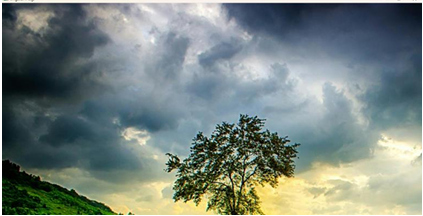
#> input picture sample.png, 423 x 216 px
$ python exp16.py   (older library calls are emulated)
#> lines starting #> are read from the running program, lines starting #| are printed output that depends on the picture
import cv2
import numpy as np
# Read the input image
image = cv2.imread("sample.png")  # Replace with your image file path
#> image is the input picture: shape (216, 423, 3); mean B, G, R 126.1, 131.6, 119.3
# Convert the image to grayscale
gray = cv2.cvtColor(image, cv2.COLOR_BGR2GRAY)
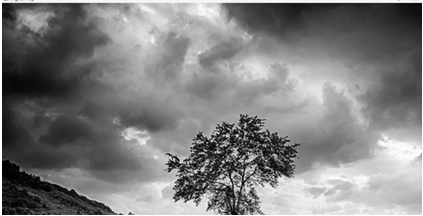
#> gray: shape (216, 423); min 0, max 255, mean 127.3
# Apply Sobel filter in X and Y directions
sobel_x = cv2.Sobel(gray, cv2.CV_64F, 1, 0, ksize=3)  # Gradient in X direction
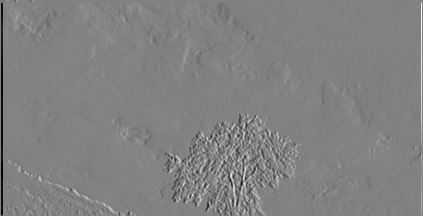
#> sobel_x: shape (216, 423) float64; min -1008, max 972, mean -1.3; drawn with min black and max white
sobel_y = cv2.Sobel(gray, cv2.CV_64F, 0, 1, ksize=3)  # Gradient in Y direction
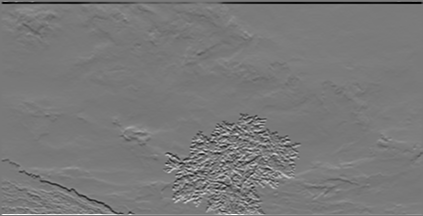
#> sobel_y: shape (216, 423) float64; min -911, max 998, mean -1.3; drawn with min black and max white
# Convert gradients to absolute scale
sobel_x = cv2.convertScaleAbs(sobel_x)
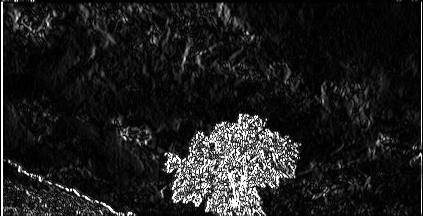
#> sobel_x: shape (216, 423); min 0, max 255, mean 29.5
sobel_y = cv2.convertScaleAbs(sobel_y)
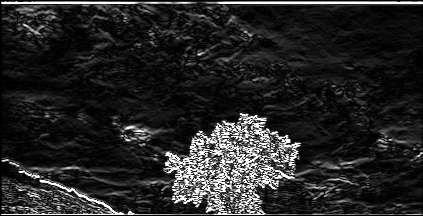
#> sobel_y: shape (216, 423); min 0, max 255, mean 37.9
# Combine the gradients
sobel_combined = cv2.addWeighted(sobel_x, 0.5, sobel_y, 0.5, 0)
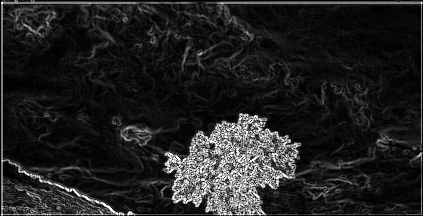
#> sobel_combined: shape (216, 423); min 0, max 255, mean 33.7
# Display images
cv2.imshow("Original Image", image)
cv2.imshow("Sobel X", sobel_x)
cv2.imshow("Sobel Y", sobel_y)
cv2.imshow("Sobel Combined", sobel_combined)
# Save the results
cv2.imwrite("sobel_x.jpg", sobel_x)
cv2.imwrite("sobel_y.jpg", sobel_y)
cv2.imwrite("sobel_combined.jpg", sobel_combined)
# Wait for a key press and close all windows
cv2.waitKey(0)
cv2.destroyAllWindows()

$ run again, with exp1.png copied over sample.png
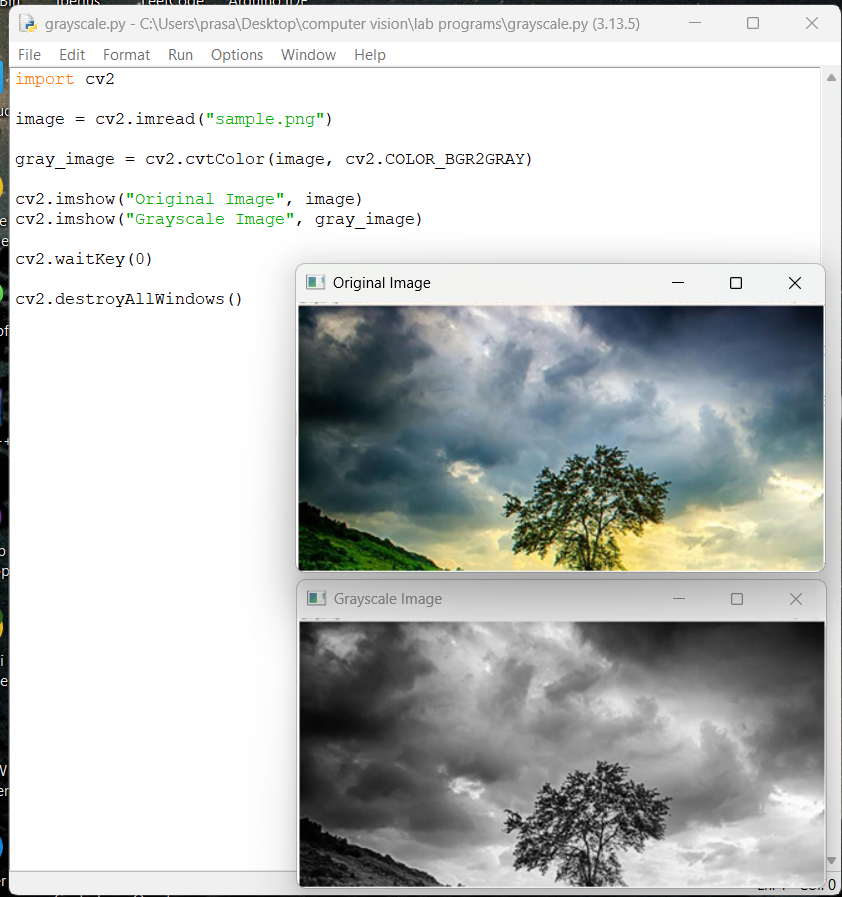
#> input picture exp1.png, 842 x 897 px
#> image is the input picture: shape (897, 842, 3); mean B, G, R 195.2, 196.5, 193.9
#> `sobel_y = cv2.Sobel(gray, cv2.CV_64F, 0, 1, ksize=3)`:
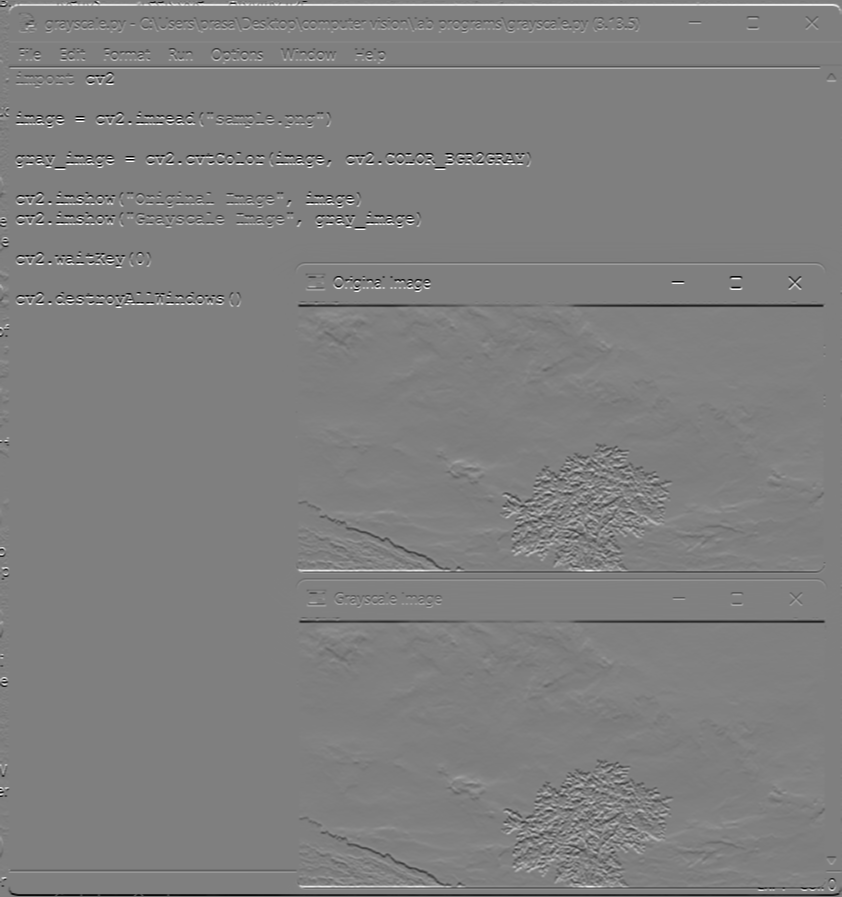
#> sobel_y: shape (897, 842) float64; min -1020, max 1020, mean -0.2; drawn with min black and max white
#> `sobel_combined = cv2.addWeighted(sobel_x, 0.5, sobel_y, 0.5, 0)`:
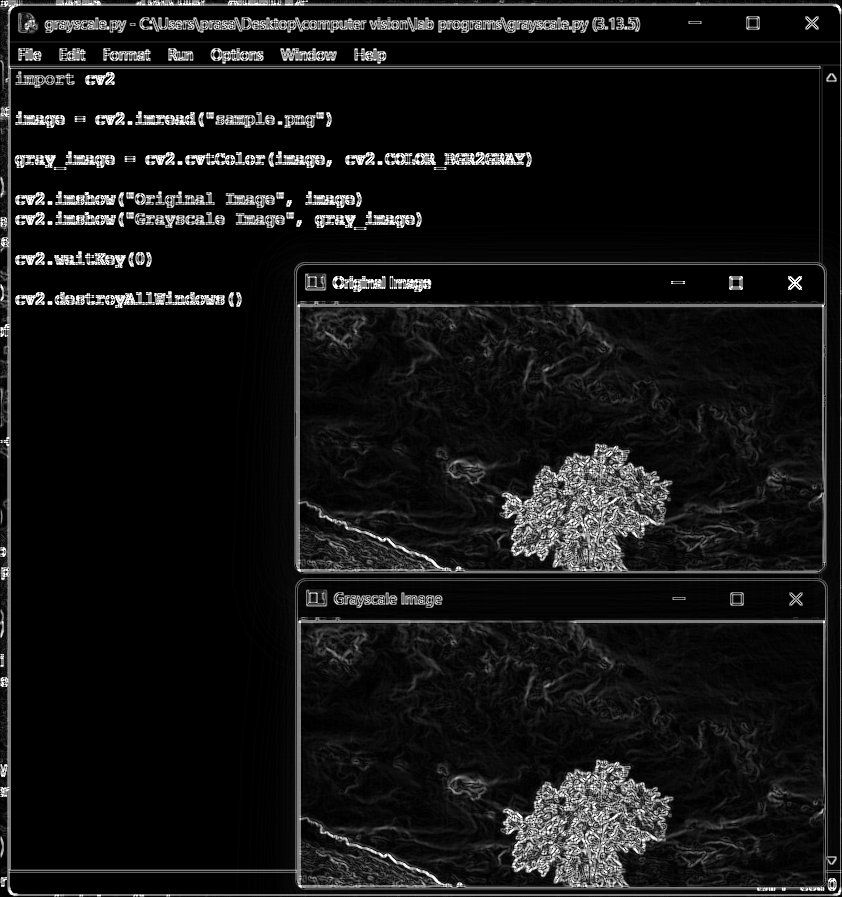
#> sobel_combined: shape (897, 842); min 0, max 255, mean 20.9

$ run again, with exp11.png copied over sample.png
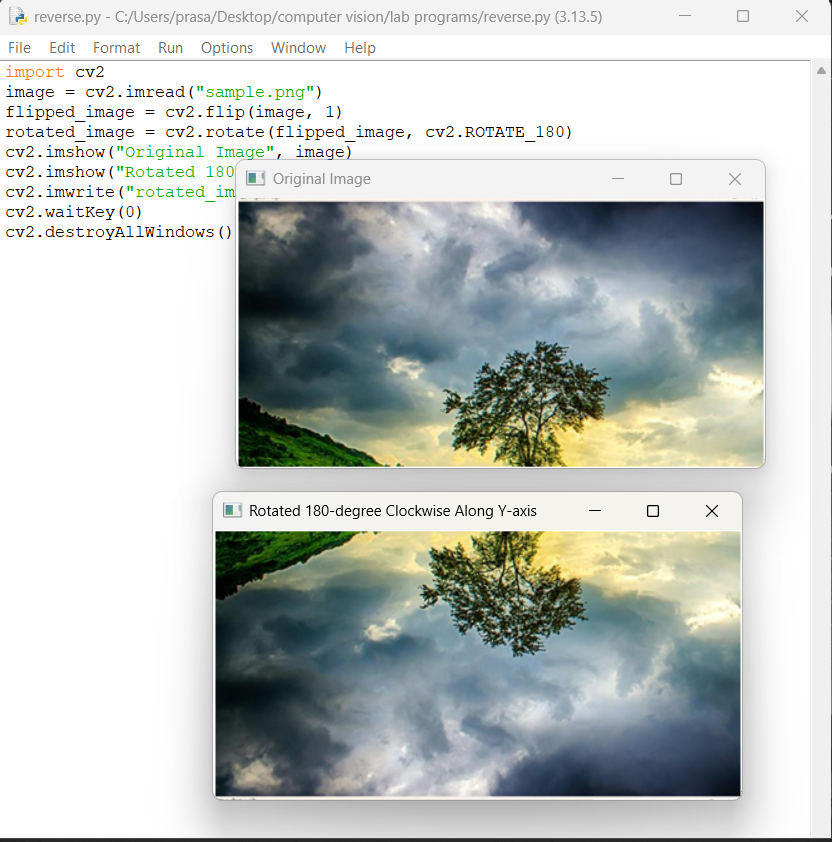
#> input picture exp11.png, 832 x 842 px
#> image is the input picture: shape (842, 832, 3); mean B, G, R 192.9, 195.5, 190.3
#> `sobel_y = cv2.Sobel(gray, cv2.CV_64F, 0, 1, ksize=3)`:
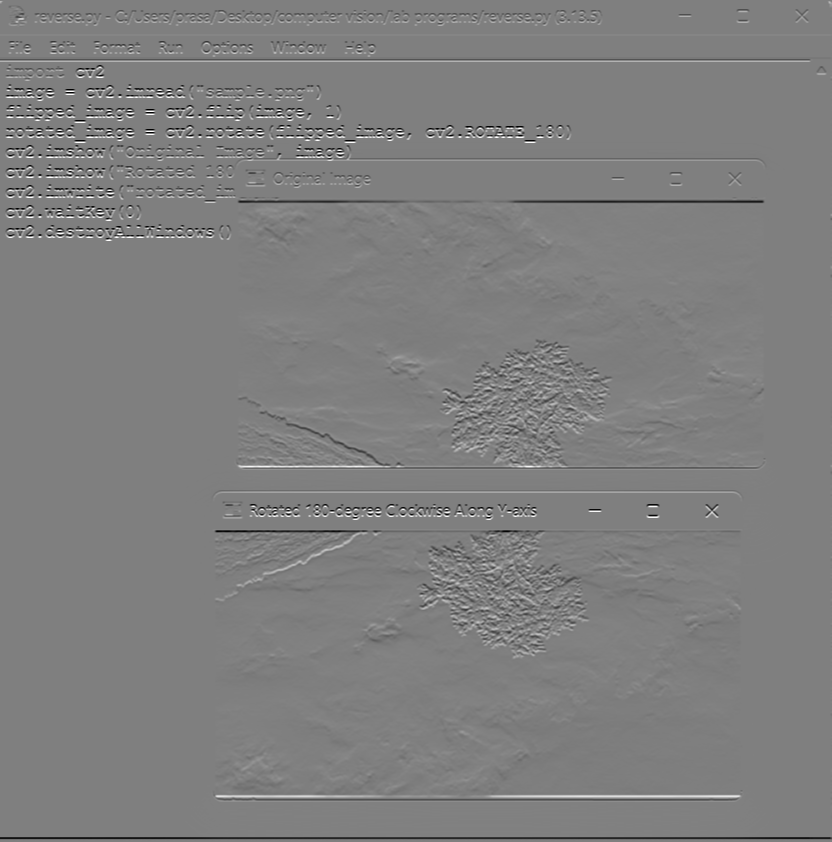
#> sobel_y: shape (842, 832) float64; min -1020, max 1020, mean -1.9; drawn with min black and max white
#> `sobel_combined = cv2.addWeighted(sobel_x, 0.5, sobel_y, 0.5, 0)`:
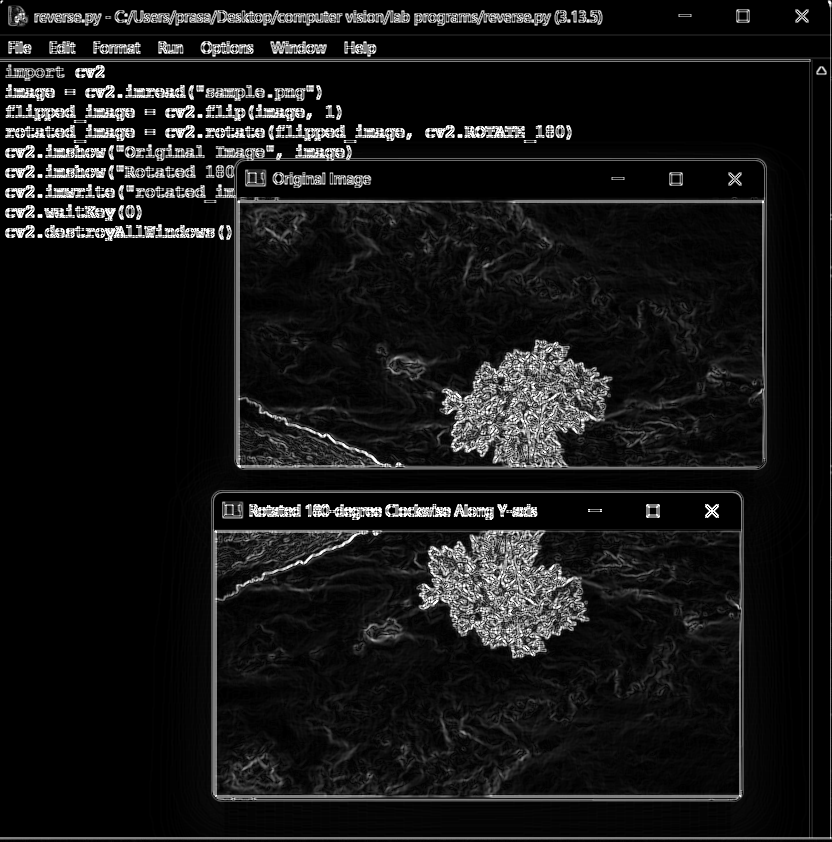
#> sobel_combined: shape (842, 832); min 0, max 255, mean 22.4
